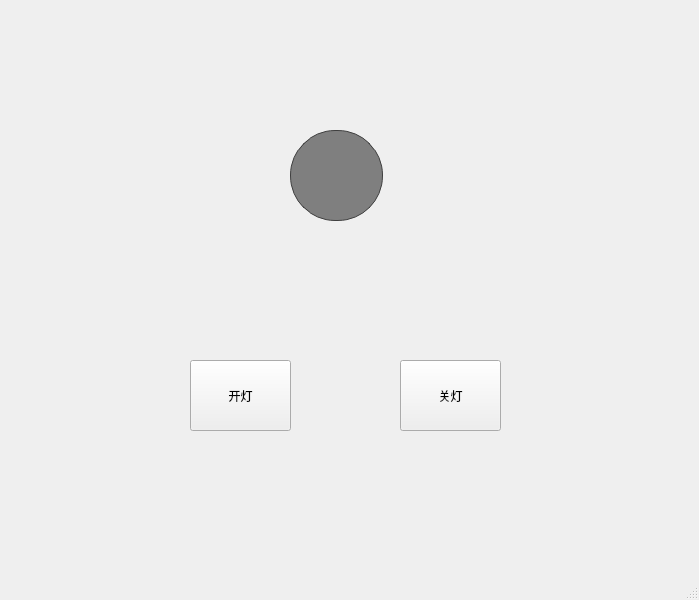
<?xml version="1.0" encoding="UTF-8"?>
<ui version="4.0">
 <class>MainWindow</class>
 <widget class="QMainWindow" name="MainWindow">
  <property name="geometry">
   <rect>
    <x>0</x>
    <y>0</y>
    <width>699</width>
    <height>600</height>
   </rect>
  </property>
  <property name="windowTitle">
   <string>MainWindow</string>
  </property>
  <widget class="QWidget" name="centralwidget">
   <widget class="QPushButton" name="turnonButton">
    <property name="geometry">
     <rect>
      <x>190</x>
      <y>360</y>
      <width>101</width>
      <height>71</height>
     </rect>
    </property>
    <property name="text">
     <string>开灯</string>
    </property>
   </widget>
   <widget class="QPushButton" name="turnoffButton">
    <property name="geometry">
     <rect>
      <x>400</x>
      <y>360</y>
      <width>101</width>
      <height>71</height>
     </rect>
    </property>
    <property name="text">
     <string>关灯</string>
    </property>
   </widget>
   <widget class="QPushButton" name="Lamp">
    <property name="geometry">
     <rect>
      <x>290</x>
      <y>130</y>
      <width>93</width>
      <height>91</height>
     </rect>
    </property>
    <property name="styleSheet">
     <string notr="true">
background-color: rgb(127,127,127);
border-style:none;
border:1px solid #3f3f3f; 

padding:5px;
min-height:20px;
border-radius:45px;
</string>
    </property>
    <property name="text">
     <string/>
    </property>
    <property name="flat">
     <bool>true</bool>
    </property>
   </widget>
  </widget>
  <widget class="QMenuBar" name="menubar">
   <property name="geometry">
    <rect>
     <x>0</x>
     <y>0</y>
     <width>699</width>
     <height>26</height>
    </rect>
   </property>
  </widget>
  <widget class="QStatusBar" name="statusbar"/>
 </widget>
 <resources/>
 <connections/>
</ui>
